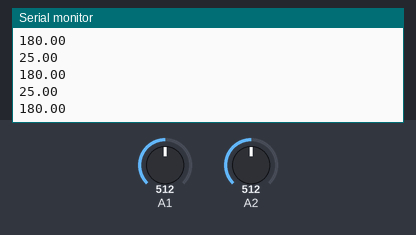
Bench run of a sketch on a simulated Arduino Uno, built with avr-gcc and run on an emulated ATmega328P. On the bench: the last lines printed to the serial monitor. The test bench sets the inputs (shaded band); at power-on: A1 = 512, A2 = 512.

Above: at 1.2 s.
1.3 s: A1 set to 716
At 1.57 s:
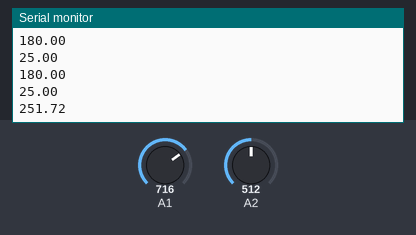
2.8 s: A2 set to 716
At 2.98 s:
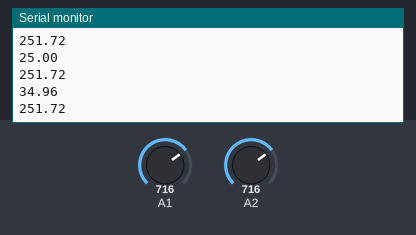
4.3 s: A1 set to 900
At 4.58 s:
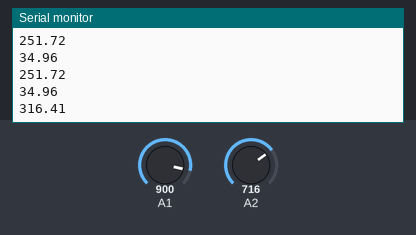
5.8 s: A2 set to 900
At 5.99 s:
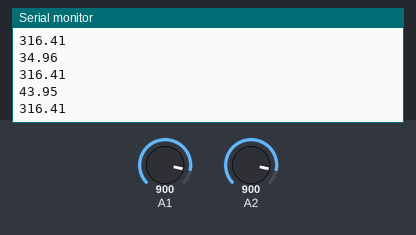
Timing chart, 0 to 8.3 s (numbered marks = the images above; inputs shaded):
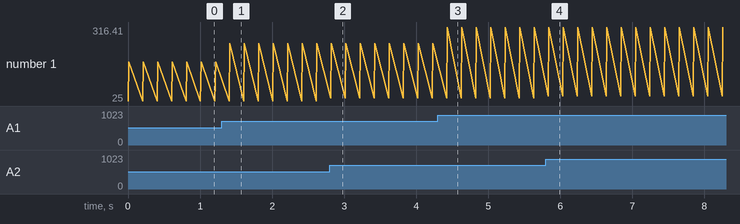

The sketch:

anemometerBasic.ino
```cpp
void setup() {
  Serial.begin(9600);


  // put your setup code here, to run once:

}

void loop() {
  float wind_vel = analogRead(A2);
  wind_vel = wind_vel*50/1024;
  Serial.println(wind_vel);
  //delay(200);

  float wind_dir = analogRead(A1);
  wind_dir = wind_dir*360/1024;
  Serial.println(wind_dir);
  delay(200);
  // put your main code here, to run repeatedly:

}
```

Measured:
- after the input at 1.3 s, the serial monitor: prints a new line after 0.12 s (image 1)
- after the input at 2.8 s, the serial monitor: prints a new line at once (image 2)
- after the input at 4.3 s, the serial monitor: prints a new line after 0.13 s (image 3)
- after the input at 5.8 s, the serial monitor: prints a new line at once (image 4)
- plotted number 1: 180 → 251.72 after the input at 1.3 s, 251.72 → 316.41 after the input at 4.3 s
